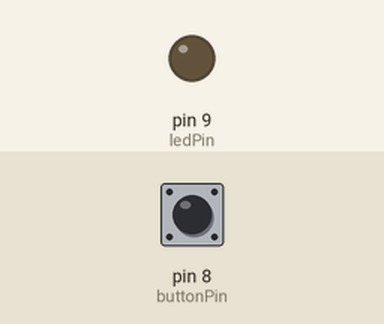
This sketch was run on a simulated Arduino Uno, built with avr-gcc and run on an emulated ATmega328P. Parts: output pins drawn as LEDs (lit = HIGH). Inputs (shaded band) come from the test bench; at power-on: pin 8 (buttonPin) LOW.

Above: at 1.2 s.
1.3 s: pin 8 (buttonPin) pulled HIGH for 0.15 s
At 2.2 s:
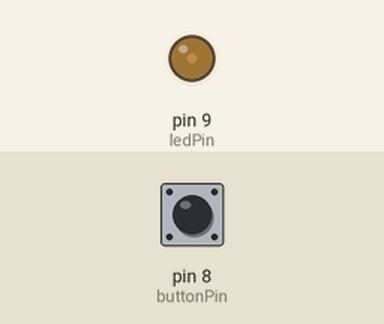
2.9 s: pin 8 (buttonPin) pulled HIGH for 1 s
At 3.4 s:
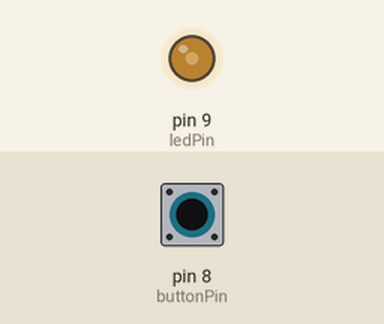
5.4 s: pin 8 (buttonPin) pulled HIGH for 0.15 s
At 6.5 s:
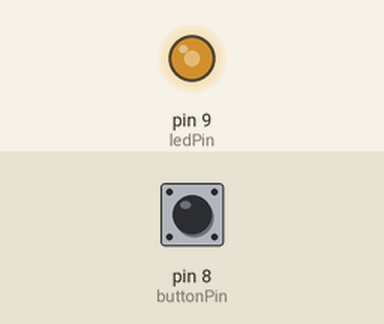
7.0 s: pin 8 (buttonPin) pulled HIGH for 3.2 s
At 7.7 s:
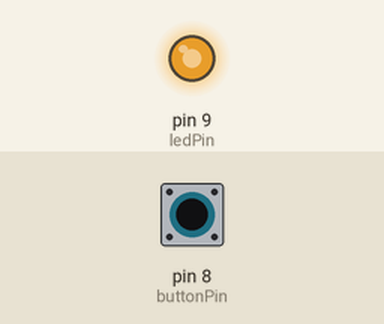
Timing chart, 0 to 10.0 s (numbered marks = the images above; inputs shaded):
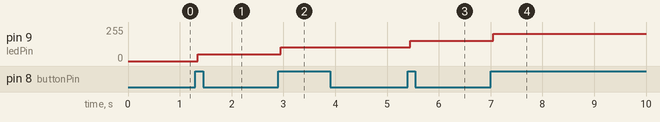

The sketch:

Button.ino
```cpp
// Button Program
// By Talon Huang
// AT Computer Science
// constants won't change. They're used here to set pin numbers:
const int buttonPin = 8;     // the number of the pushbutton pin
const int ledPin =  9;      // the number of the LED pin
boolean lastButton = LOW;
int ledLevel = 0;
boolean currentButton = LOW;


// variables will change:
void setup() {
  // initialize the LED pin as an output:
  pinMode(ledPin, OUTPUT);
  // initialize the pushbutton pin as an input:
  pinMode(buttonPin, INPUT);
}


boolean debounce(boolean last)
{
  boolean current = digitalRead(buttonPin);
  if(last!=current)
  {
    delay(50);
    current = digitalRead(buttonPin);
  }
  return current;
}


void loop() {
  // check if the pushbutton is pressed. If it is, the buttonState is HIGH:
  currentButton = debounce(lastButton);
  if (currentButton == HIGH && lastButton == LOW )
  {
    ledLevel = ledLevel + 51; //switch the brightness
    lastButton = HIGH;
  }
  lastButton = currentButton; //alternatively, change lastButton to the current state.
  if(ledLevel>255)
  {
    ledLevel=0;
  }
  analogWrite(ledPin, ledLevel);//output
}
```

Measured:
- after the input at 1.3 s, pin 9 (ledPin): 0/255 → 51/255 after 0.05 s
- after the input at 2.9 s, pin 9 (ledPin): 51/255 → 102/255 after 0.05 s
- after the input at 5.4 s, pin 9 (ledPin): 102/255 → 153/255 after 0.05 s
- after the input at 7.0 s, pin 9 (ledPin): 153/255 → 204/255 after 0.05 s
